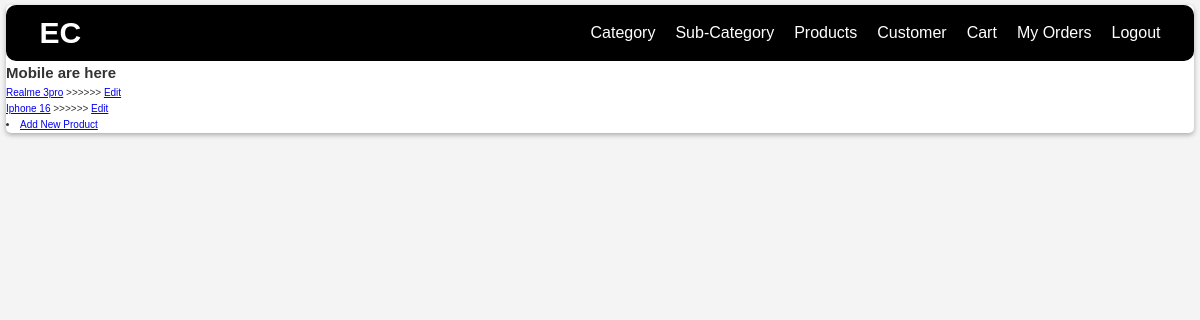
The app's page /sub-category/1/ (signed in) with its own data.
### base/models.py (models this page shows, shortened)
class SubCategory(models.Model):
    category = models.ForeignKey(Category, on_delete=models.CASCADE)
    name = models.CharField(max_length=20)
    created_at = models.DateTimeField(auto_now_add=True)
    updated_at = models.DateTimeField(auto_now=True)
    deleted_at = models.DateTimeField(null=True, blank=True)
    def __str__(self):
        return self.name

class Product(models.Model):
    STATUS_CHOICES = [
        ('In-Stock', 'In-Stock'),
        ('Out-of-Stock', 'Out-of-Stock'),
    ]
    category = models.ForeignKey(SubCategory, on_delete=models.CASCADE)
    product_id = models.CharField(max_length=10, unique=True, editable=False)
    name = models.CharField(max_length=30)
    product_image = models.ImageField(null=True, blank=True)
    price = models.FloatField()
    description = models.TextField(null=True)
    quantity = models.CharField(max_length=10, null=True, blank=True)
    stock = models.CharField(max_length=20, choices=STATUS_CHOICES, default="In-Stock")
    created_at = models.DateTimeField(auto_now_add=True)
    updated_at = models.DateTimeField(auto_now=True)
    deleted_at = models.DateTimeField(null=True, blank=True)

### base/views.py (the view)
# urls.py: path("sub-category/<int:pk>/", views.subCategoryView, name="single-sub-category"),
def subCategoryView(request, pk):
    category = SubCategory.objects.get(id=pk)
    products = Product.objects.filter(category=category)
    context = {"category":category,"products":products}
    return render(request, "base/subcategory/single_sub_category.html", context)

### base/templates/base/subcategory/single_sub_category.html
{% extends "main.html" %}
{% block content %}
<div>
    <h2>{{category}} are here</h2>
    {% for product in products %}
        <ul>
            <li><a href="{% url "product" product.id %}">{{product.name}}</a>
                {% if request.user.is_authenticated %}
                    >>>>>> <a href="{% url "edit-product" product.id %}">Edit</a></li>
                {% endif %}
        </ul>
    {% endfor %}
    {% if request.user.is_superuser %}
        <li><a href="{% url "create-product" category.id %}">Add New Product</a></li>
    {% endif %}
</div>
{% endblock content %}

### static/styles/main.css (style rules this page uses)
*, *::after, *::before { box-sizing: border-box; padding: 0; margin: 0; }
html { font-size: 62.5%; }
body { font-family: 'Poppins', sans-serif; line-height: 1.6; background-color: #f4f4f4; color: #333; }

### records on screen
SubCategory: name "Mobile"
Product: name "Realme 3pro"
Product: name "Iphone 16"
